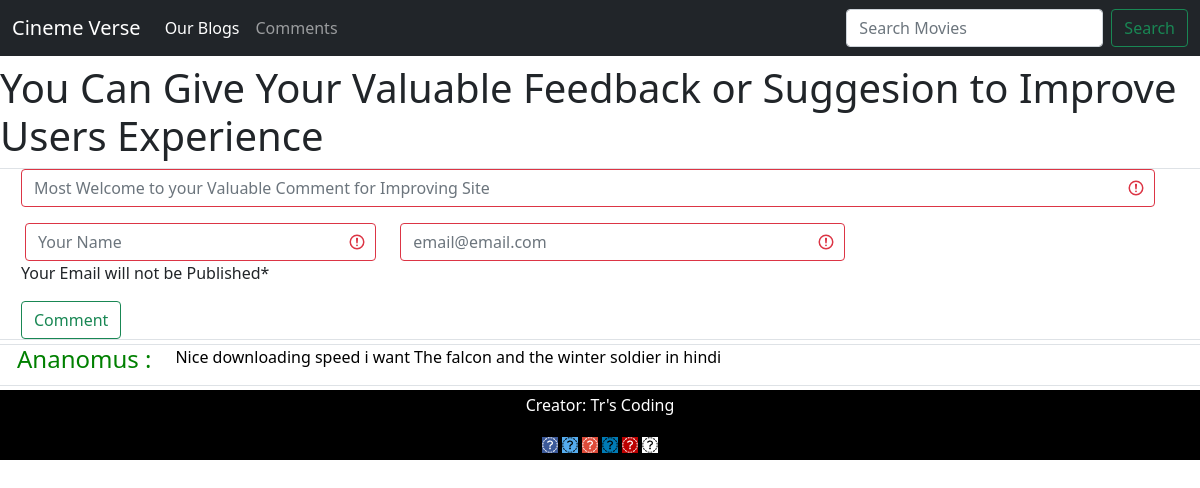
Page /contact/ on the committed database.
### contact/models.py (models this page shows, shortened)
class Contact(models.Model):
	name = models.CharField(max_length = 60)
	email = models.EmailField()
	detail = models.TextField()

### contact/views.py (the view, shortened to what this page needs)
# urls.py: path('', views.index, name = 'index')
def index(request):
	preComment = Contact.objects.all()
	return render(request,'index.html',{'preComment':preComment})

### contact/templates/index.html (shortened to what this page needs)
{% extends 'homeBlog/basic.html' %}
	{% block content %}
    <h1 class="mt-2">You Can Give Your Valuable Feedback or Suggesion to Improve Users Experience</h1>
    <form class="was-validated" method = "POST" >
    <div class="row border border-black mt-1 mb-1  p-3 pb-0 pt-0">
    <div class="row p-3 pb-0 pt-0">
  <div class="col-12">
    <input type="text" name = "detail"  class="form-control" id="inputAddress" placeholder="Most Welcome to your Valuable Comment for Improving Site" required>
  </div>
    <div class="row p-3 pb-0">
  <div class="col-4">
    <input type="text" name = "name" class="form-control" placeholder="Your Name" aria-label="Name" id="inputCity" required>
  </div>
  <div class="col-5">
    <input type="text" name = "email" class="form-control" placeholder="email@email.com" aria-label="Email" id="inputEmail4" required>
  </div>
</div>
<br>
 <p>      Your Email will not be Published*</p>
</div>
  <div class="row p-3 pb-0 pt-0">
    <div class="col-12">
    <button type="submit" class="btn btn-outline-success">Comment </button>
  </div>
  </div>
  </div>
</form>
    {% for comm in preComment %}
    <div class="row border border-black mt-1 mb-1  p-3 pb-0 pt-0">
      <div class="col-auto text-end">
        <h4 style="color:green">{{comm.name }} : </h4>
      </div>
      <div class="col-auto text-left">
        <p style="color:#000">{{comm.detail }}
        </p>
      </div>
    </div>
    	{% endfor %}
  </body>
	{% endblock %}

### rows in the picture
Contact: name "Ananomus", detail "Nice downloading speed i want The falcon and the winter soldier in hindi"
